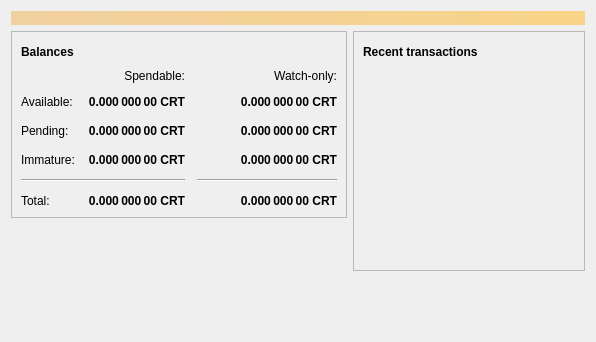
<?xml version="1.0" encoding="UTF-8"?>
<ui version="4.0">
 <class>OverviewPage</class>
 <widget class="QWidget" name="OverviewPage">
  <property name="geometry">
   <rect>
    <x>0</x>
    <y>0</y>
    <width>596</width>
    <height>342</height>
   </rect>
  </property>
  <property name="windowTitle">
   <string>Form</string>
  </property>
  <layout class="QVBoxLayout" name="topLayout">
   <item>
    <widget class="QLabel" name="labelAlerts">
     <property name="visible">
      <bool>false</bool>
     </property>
     <property name="styleSheet">
      <string notr="true">QLabel { background-color: qlineargradient(x1: 0, y1: 0, x2: 1, y2: 0, stop:0 #F0D0A0, stop:1 #F8D488); color:#000000; }</string>
     </property>
     <property name="wordWrap">
      <bool>true</bool>
     </property>
     <property name="margin">
      <number>3</number>
     </property>
     <property name="textInteractionFlags">
      <set>Qt::TextSelectableByMouse</set>
     </property>
    </widget>
   </item>
   <item>
    <layout class="QHBoxLayout" name="horizontalLayout" stretch="1,1">
     <item>
      <layout class="QVBoxLayout" name="verticalLayout_2">
       <item>
        <widget class="QFrame" name="frame">
         <property name="frameShape">
          <enum>QFrame::StyledPanel</enum>
         </property>
         <property name="frameShadow">
          <enum>QFrame::Raised</enum>
         </property>
         <layout class="QVBoxLayout" name="verticalLayout_4">
          <item>
           <layout class="QHBoxLayout" name="horizontalLayout_4">
            <item>
             <widget class="QLabel" name="label_5">
              <property name="font">
               <font>
                <weight>75</weight>
                <bold>true</bold>
               </font>
              </property>
              <property name="text">
               <string>Balances</string>
              </property>
             </widget>
            </item>
            <item>
             <widget class="QPushButton" name="labelWalletStatus">
              <property name="enabled">
               <bool>true</bool>
              </property>
              <property name="maximumSize">
               <size>
                <width>30</width>
                <height>16777215</height>
               </size>
              </property>
              <property name="toolTip">
               <string>The displayed information may be out of date. Your wallet automatically synchronizes with the Credit network after a connection is established, but this process has not completed yet.</string>
              </property>
              <property name="text">
               <string/>
              </property>
              <property name="icon">
               <iconset resource="../bitcoin.qrc">
                <normaloff>:/icons/warning</normaloff>
                <disabledoff>:/icons/warning</disabledoff>:/icons/warning</iconset>
              </property>
              <property name="iconSize">
               <size>
                <width>24</width>
                <height>24</height>
               </size>
              </property>
              <property name="flat">
               <bool>true</bool>
              </property>
             </widget>
            </item>
            <item>
             <spacer name="horizontalSpacer_3">
              <property name="orientation">
               <enum>Qt::Horizontal</enum>
              </property>
              <property name="sizeHint" stdset="0">
               <size>
                <width>40</width>
                <height>20</height>
               </size>
              </property>
             </spacer>
            </item>
           </layout>
          </item>
          <item>
           <layout class="QGridLayout" name="gridLayout">
            <property name="spacing">
             <number>12</number>
            </property>
            <item row="2" column="2">
             <widget class="QLabel" name="labelWatchPending">
              <property name="font">
               <font>
                <weight>75</weight>
                <bold>true</bold>
               </font>
              </property>
              <property name="cursor">
               <cursorShape>IBeamCursor</cursorShape>
              </property>
              <property name="toolTip">
               <string>Unconfirmed transactions to watch-only addresses</string>
              </property>
              <property name="text">
               <string notr="true">0.000 000 00 CRT</string>
              </property>
              <property name="alignment">
               <set>Qt::AlignRight|Qt::AlignTrailing|Qt::AlignVCenter</set>
              </property>
              <property name="textInteractionFlags">
               <set>Qt::LinksAccessibleByMouse|Qt::TextSelectableByKeyboard|Qt::TextSelectableByMouse</set>
              </property>
             </widget>
            </item>
            <item row="2" column="1">
             <widget class="QLabel" name="labelUnconfirmed">
              <property name="font">
               <font>
                <weight>75</weight>
                <bold>true</bold>
               </font>
              </property>
              <property name="cursor">
               <cursorShape>IBeamCursor</cursorShape>
              </property>
              <property name="toolTip">
               <string>Total of transactions that have yet to be confirmed, and do not yet count toward the spendable balance</string>
              </property>
              <property name="text">
               <string notr="true">0.000 000 00 CRT</string>
              </property>
              <property name="alignment">
               <set>Qt::AlignRight|Qt::AlignTrailing|Qt::AlignVCenter</set>
              </property>
              <property name="textInteractionFlags">
               <set>Qt::LinksAccessibleByMouse|Qt::TextSelectableByKeyboard|Qt::TextSelectableByMouse</set>
              </property>
             </widget>
            </item>
            <item row="3" column="2">
             <widget class="QLabel" name="labelWatchImmature">
              <property name="font">
               <font>
                <weight>75</weight>
                <bold>true</bold>
               </font>
              </property>
              <property name="cursor">
               <cursorShape>IBeamCursor</cursorShape>
              </property>
              <property name="toolTip">
               <string>Mined balance in watch-only addresses that has not yet matured</string>
              </property>
              <property name="text">
               <string notr="true">0.000 000 00 CRT</string>
              </property>
              <property name="alignment">
               <set>Qt::AlignRight|Qt::AlignTrailing|Qt::AlignVCenter</set>
              </property>
              <property name="textInteractionFlags">
               <set>Qt::LinksAccessibleByMouse|Qt::TextSelectableByKeyboard|Qt::TextSelectableByMouse</set>
              </property>
             </widget>
            </item>
            <item row="4" column="0" colspan="2">
             <widget class="Line" name="line">
              <property name="orientation">
               <enum>Qt::Horizontal</enum>
              </property>
             </widget>
            </item>
            <item row="4" column="2">
             <widget class="Line" name="lineWatchBalance">
              <property name="sizePolicy">
               <sizepolicy hsizetype="Preferred" vsizetype="Fixed">
                <horstretch>0</horstretch>
                <verstretch>0</verstretch>
               </sizepolicy>
              </property>
              <property name="minimumSize">
               <size>
                <width>140</width>
                <height>0</height>
               </size>
              </property>
              <property name="orientation">
               <enum>Qt::Horizontal</enum>
              </property>
             </widget>
            </item>
            <item row="5" column="0">
             <widget class="QLabel" name="labelTotalText">
              <property name="text">
               <string>Total:</string>
              </property>
             </widget>
            </item>
            <item row="3" column="1">
             <widget class="QLabel" name="labelImmature">
              <property name="font">
               <font>
                <weight>75</weight>
                <bold>true</bold>
               </font>
              </property>
              <property name="cursor">
               <cursorShape>IBeamCursor</cursorShape>
              </property>
              <property name="toolTip">
               <string>Mined balance that has not yet matured</string>
              </property>
              <property name="text">
               <string notr="true">0.000 000 00 CRT</string>
              </property>
              <property name="alignment">
               <set>Qt::AlignRight|Qt::AlignTrailing|Qt::AlignVCenter</set>
              </property>
              <property name="textInteractionFlags">
               <set>Qt::LinksAccessibleByMouse|Qt::TextSelectableByKeyboard|Qt::TextSelectableByMouse</set>
              </property>
             </widget>
            </item>
            <item row="2" column="3">
             <spacer name="horizontalSpacer_2">
              <property name="orientation">
               <enum>Qt::Horizontal</enum>
              </property>
              <property name="sizeHint" stdset="0">
               <size>
                <width>40</width>
                <height>20</height>
               </size>
              </property>
             </spacer>
            </item>
            <item row="3" column="0">
             <widget class="QLabel" name="labelImmatureText">
              <property name="text">
               <string>Immature:</string>
              </property>
             </widget>
            </item>
            <item row="5" column="1">
             <widget class="QLabel" name="labelTotal">
              <property name="font">
               <font>
                <weight>75</weight>
                <bold>true</bold>
               </font>
              </property>
              <property name="cursor">
               <cursorShape>IBeamCursor</cursorShape>
              </property>
              <property name="toolTip">
               <string>Your current total balance</string>
              </property>
              <property name="text">
               <string notr="true">0.000 000 00 CRT</string>
              </property>
              <property name="alignment">
               <set>Qt::AlignRight|Qt::AlignTrailing|Qt::AlignVCenter</set>
              </property>
              <property name="textInteractionFlags">
               <set>Qt::LinksAccessibleByMouse|Qt::TextSelectableByKeyboard|Qt::TextSelectableByMouse</set>
              </property>
             </widget>
            </item>
            <item row="5" column="2">
             <widget class="QLabel" name="labelWatchTotal">
              <property name="font">
               <font>
                <weight>75</weight>
                <bold>true</bold>
               </font>
              </property>
              <property name="cursor">
               <cursorShape>IBeamCursor</cursorShape>
              </property>
              <property name="toolTip">
               <string>Current total balance in watch-only addresses</string>
              </property>
              <property name="text">
               <string notr="true">0.000 000 00 CRT</string>
              </property>
              <property name="alignment">
               <set>Qt::AlignRight|Qt::AlignTrailing|Qt::AlignVCenter</set>
              </property>
              <property name="textInteractionFlags">
               <set>Qt::LinksAccessibleByMouse|Qt::TextSelectableByKeyboard|Qt::TextSelectableByMouse</set>
              </property>
             </widget>
            </item>
            <item row="0" column="2">
             <widget class="QLabel" name="labelWatchonly">
              <property name="text">
               <string>Watch-only:</string>
              </property>
              <property name="alignment">
               <set>Qt::AlignRight|Qt::AlignTrailing|Qt::AlignVCenter</set>
              </property>
             </widget>
            </item>
            <item row="1" column="0">
             <widget class="QLabel" name="labelBalanceText">
              <property name="text">
               <string>Available:</string>
              </property>
             </widget>
            </item>
            <item row="1" column="1">
             <widget class="QLabel" name="labelBalance">
              <property name="font">
               <font>
                <weight>75</weight>
                <bold>true</bold>
               </font>
              </property>
              <property name="cursor">
               <cursorShape>IBeamCursor</cursorShape>
              </property>
              <property name="toolTip">
               <string>Your current spendable balance</string>
              </property>
              <property name="text">
               <string notr="true">0.000 000 00 CRT</string>
              </property>
              <property name="alignment">
               <set>Qt::AlignRight|Qt::AlignTrailing|Qt::AlignVCenter</set>
              </property>
              <property name="textInteractionFlags">
               <set>Qt::LinksAccessibleByMouse|Qt::TextSelectableByKeyboard|Qt::TextSelectableByMouse</set>
              </property>
             </widget>
            </item>
            <item row="1" column="2">
             <widget class="QLabel" name="labelWatchAvailable">
              <property name="font">
               <font>
                <weight>75</weight>
                <bold>true</bold>
               </font>
              </property>
              <property name="cursor">
               <cursorShape>IBeamCursor</cursorShape>
              </property>
              <property name="toolTip">
               <string>Your current balance in watch-only addresses</string>
              </property>
              <property name="text">
               <string notr="true">0.000 000 00 CRT</string>
              </property>
              <property name="alignment">
               <set>Qt::AlignRight|Qt::AlignTrailing|Qt::AlignVCenter</set>
              </property>
              <property name="textInteractionFlags">
               <set>Qt::LinksAccessibleByMouse|Qt::TextSelectableByKeyboard|Qt::TextSelectableByMouse</set>
              </property>
             </widget>
            </item>
            <item row="2" column="0">
             <widget class="QLabel" name="labelPendingText">
              <property name="text">
               <string>Pending:</string>
              </property>
             </widget>
            </item>
            <item row="0" column="1">
             <widget class="QLabel" name="labelSpendable">
              <property name="text">
               <string>Spendable:</string>
              </property>
              <property name="alignment">
               <set>Qt::AlignRight|Qt::AlignTrailing|Qt::AlignVCenter</set>
              </property>
             </widget>
            </item>
           </layout>
          </item>
         </layout>
        </widget>
       </item>
       <item>
        <spacer name="verticalSpacer">
         <property name="orientation">
          <enum>Qt::Vertical</enum>
         </property>
         <property name="sizeHint" stdset="0">
          <size>
           <width>20</width>
           <height>40</height>
          </size>
         </property>
        </spacer>
       </item>
      </layout>
     </item>
     <item>
      <layout class="QVBoxLayout" name="verticalLayout_3">
       <item>
        <widget class="QFrame" name="frame_2">
         <property name="frameShape">
          <enum>QFrame::StyledPanel</enum>
         </property>
         <property name="frameShadow">
          <enum>QFrame::Raised</enum>
         </property>
         <layout class="QVBoxLayout" name="verticalLayout">
          <item>
           <layout class="QHBoxLayout" name="horizontalLayout_2">
            <item>
             <widget class="QLabel" name="label_4">
              <property name="font">
               <font>
                <weight>75</weight>
                <bold>true</bold>
               </font>
              </property>
              <property name="text">
               <string>Recent transactions</string>
              </property>
             </widget>
            </item>
            <item>
             <widget class="QPushButton" name="labelTransactionsStatus">
              <property name="enabled">
               <bool>true</bool>
              </property>
              <property name="maximumSize">
               <size>
                <width>30</width>
                <height>16777215</height>
               </size>
              </property>
              <property name="toolTip">
               <string>The displayed information may be out of date. Your wallet automatically synchronizes with the Credit network after a connection is established, but this process has not completed yet.</string>
              </property>
              <property name="text">
               <string/>
              </property>
              <property name="icon">
               <iconset resource="../bitcoin.qrc">
                <normaloff>:/icons/warning</normaloff>
                <disabledoff>:/icons/warning</disabledoff>:/icons/warning</iconset>
              </property>
              <property name="iconSize">
               <size>
                <width>24</width>
                <height>24</height>
               </size>
              </property>
              <property name="flat">
               <bool>true</bool>
              </property>
             </widget>
            </item>
            <item>
             <spacer name="horizontalSpacer">
              <property name="orientation">
               <enum>Qt::Horizontal</enum>
              </property>
              <property name="sizeHint" stdset="0">
               <size>
                <width>40</width>
                <height>20</height>
               </size>
              </property>
             </spacer>
            </item>
           </layout>
          </item>
          <item>
           <widget class="QListView" name="listTransactions">
            <property name="styleSheet">
             <string notr="true">QListView { background: transparent; }</string>
            </property>
            <property name="frameShape">
             <enum>QFrame::NoFrame</enum>
            </property>
            <property name="verticalScrollBarPolicy">
             <enum>Qt::ScrollBarAlwaysOff</enum>
            </property>
            <property name="horizontalScrollBarPolicy">
             <enum>Qt::ScrollBarAlwaysOff</enum>
            </property>
            <property name="selectionMode">
             <enum>QAbstractItemView::NoSelection</enum>
            </property>
           </widget>
          </item>
         </layout>
        </widget>
       </item>
       <item>
        <spacer name="verticalSpacer_2">
         <property name="orientation">
          <enum>Qt::Vertical</enum>
         </property>
         <property name="sizeHint" stdset="0">
          <size>
           <width>20</width>
           <height>40</height>
          </size>
         </property>
        </spacer>
       </item>
      </layout>
     </item>
    </layout>
   </item>
  </layout>
 </widget>
 <resources/>
 <connections/>
</ui>
